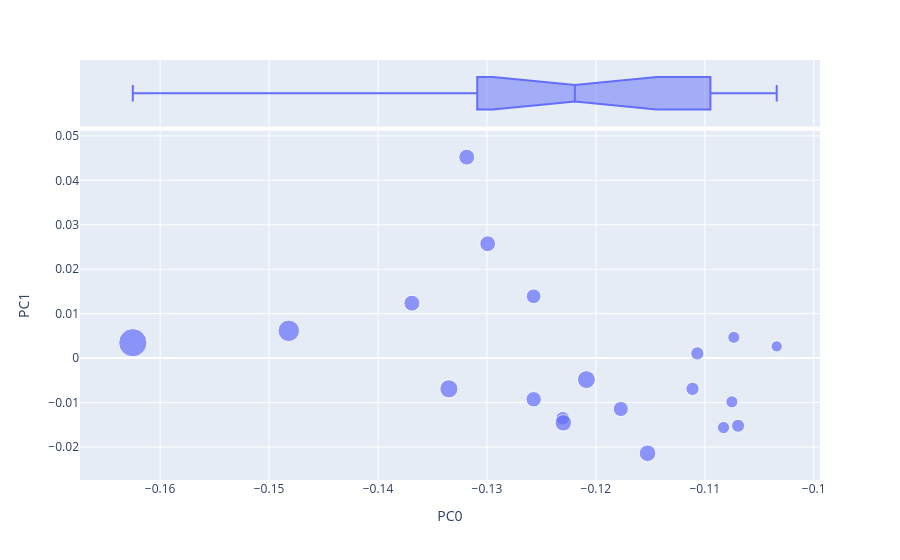

The notebook cell saved with this chart:
### Code cell
vis_pcs(DCM2, 0, 1, size='doc_weight_mean')

### Figure 1 — Plotly figure (JSON) as saved in the notebook; plotly's stock layout.template omitted (floating-point values rounded to 4 significant figures)
{"data": [{"hovertemplate": "<b>%{hovertext}</b><br><br>PC0=%{x}<br>PC1=%{y}<br>size_scaled=%{marker.size}<extra></extra>", "hovertext": ["T00", "T01", "T02", "T03", "T04", "T05", "T06", "T07", "T08", "T09", "T10", "T11", "T12", "T13", "T14", "T15", "T16", "T17", "T18", "T19"], "legendgroup": "", "marker": {"color": "#636efa", "size": [4.606e-06, 4.854e-06, 7.259e-06, 6.673e-06, 8.623e-06, 6.244e-06, 8.367e-06, 5.65e-06, 3.327e-06, 4.487e-06, 6.561e-06, 2.096e-05, 6.673e-06, 3.942e-06, 3.833e-06, 4.635e-06, 1.211e-05, 3.781e-06, 5.987e-06, 7.145e-06], "sizemode": "area", "sizeref": 5.24e-08, "symbol": "circle"}, "mode": "markers", "name": "", "orientation": "v", "showlegend": false, "type": "scatter", "x": [-0.1107, -0.123, -0.1153, -0.1319, -0.1335, -0.1257, -0.1209, -0.1257, -0.1034, -0.1069, -0.1299, -0.1625, -0.1369, -0.1083, -0.1075, -0.1111, -0.1482, -0.1073, -0.1177, -0.123], "xaxis": "x", "y": [0.001041, -0.01355, -0.02142, 0.04522, -0.006921, -0.009268, -0.004841, 0.0139, 0.002633, -0.01523, 0.02572, 0.003458, 0.01235, -0.01564, -0.009855, -0.006931, 0.006135, 0.004661, -0.01146, -0.01457], "yaxis": "y"}, {"alignmentgroup": "True", "hovertemplate": "<b>%{hovertext}</b><br><br>PC0=%{x}<extra></extra>", "hovertext": ["T00", "T01", "T02", "T03", "T04", "T05", "T06", "T07", "T08", "T09", "T10", "T11", "T12", "T13", "T14", "T15", "T16", "T17", "T18", "T19"], "legendgroup": "", "marker": {"color": "#636efa", "symbol": "circle"}, "name": "", "notched": true, "offsetgroup": "", "showlegend": false, "type": "box", "x": [-0.1107, -0.123, -0.1153, -0.1319, -0.1335, -0.1257, -0.1209, -0.1257, -0.1034, -0.1069, -0.1299, -0.1625, -0.1369, -0.1083, -0.1075, -0.1111, -0.1482, -0.1073, -0.1177, -0.123], "xaxis": "x2", "yaxis": "y2"}], "layout": {"autosize": true, "legend": {"itemsizing": "constant", "tracegroupgap": 0}, "margin": {"t": 60}, "xaxis": {"anchor": "y", "autorange": true, "domain": [0, 1], "range": [-0.1668, -0.09965], "title": {"text": "PC0"}, "type": "linear"}, "xaxis2": {"anchor": "y2", "autorange": true, "domain": [0, 1], "matches": "x", "range": [-0.1668, -0.09965], "showgrid": true, "showticklabels": false, "type": "linear"}, "yaxis": {"anchor": "x", "autorange": true, "domain": [0, 0.8316], "range": [-0.02656, 0.05032], "title": {"text": "PC1"}, "type": "linear"}, "yaxis2": {"anchor": "x2", "autorange": true, "domain": [0.8416, 1], "matches": "y2", "range": [-0.5, 0.5], "showgrid": false, "showline": false, "showticklabels": false, "ticks": "", "type": "category"}}}
